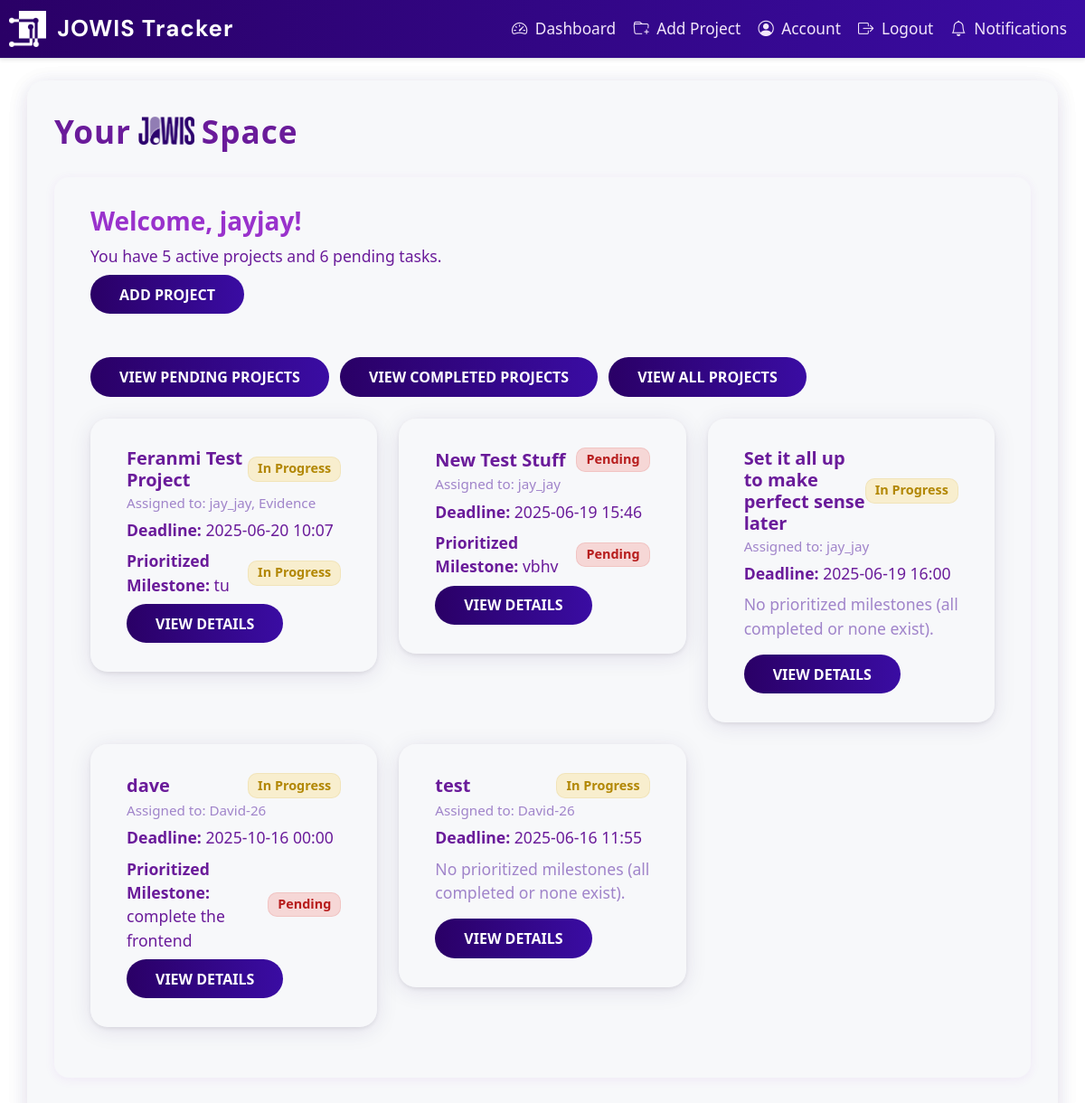
Page /dashboard (signed in) on the committed database.
### app/dbmodels.py (models this page shows, shortened)
class User(db.Model, UserMixin):
    id = db.Column(db.Integer, primary_key=True)
    username = db.Column(db.String(150), unique=True, nullable=False)
    email = db.Column(db.String(150), unique=True, nullable=False)
    password_hash = db.Column(db.String(150), nullable=False)
    tasks = db.relationship("Task", backref="assigned_to", cascade='all, delete-orphan',passive_deletes=True)
    role = db.Column(db.String(50), nullable=False, default="employee") # or admin
    must_change_password = db.Column(db.Boolean, default=True)
    projects = db.relationship(
        'Project',
        secondary=project_users,
        back_populates='users'
    )
    reset_code = db.Column(db.String(8), nullable=True)
    reset_code_expiry = db.Column(db.DateTime, nullable=True)

class Project(db.Model):
    id = db.Column(db.Integer, primary_key=True)
    title = db.Column(db.String(150), nullable=False)
    description = db.Column(db.Text, nullable=False)
    tasks = db.relationship("Task", backref="project", cascade="all, delete-orphan", passive_deletes=True)
    milestones = db.relationship("Milestone", backref="project", cascade="all, delete-orphan", passive_deletes=True)
    deadline = db.Column(db.DateTime, nullable=False, default = datetime.now(timezone.utc)) # default to current time in UTC
    status = db.Column(db.String(20), nullable=False, default="Pending")
    comment = db.Column(db.Text, nullable=True)
    users = db.relationship(
        'User',
        secondary=project_users,
        back_populates='projects'
    )

class Milestone(db.Model):
    id = db.Column(db.Integer, primary_key=True)
    name = db.Column(db.String(140), nullable=False)
    deadline = db.Column(db.DateTime, nullable=False)
    project_id = db.Column(db.Integer, db.ForeignKey("project.id", ondelete="CASCADE"), nullable=False) # ondelete="CASCADE" ensures that if a project is deleted, its milestones are also deleted
    tasks = db.relationship("Task", backref="milestone", lazy="dynamic")
    status = db.Column(db.String(20), nullable=False, default="Pending")

### app/routes.py (the view)
@main.route("/dashboard")
@login_required
def dashboard():
    show_completed = request.args.get('show_completed')
    show_all = request.args.get('show_all')
    show_pending = request.args.get('show_pending')
    if show_all:
        if current_user.role == "admin":
            projects = Project.query.all()
        else:
            projects = current_user.projects
    elif show_completed:
        if current_user.role == "admin":
            projects = Project.query.filter_by(status='Completed').all()
        else:
            projects = [p for p in current_user.projects if p.status == 'Completed']
    elif show_pending:
        if current_user.role == "admin":
            projects = Project.query.filter(Project.status != 'Completed').all()
        else:
            projects = [p for p in current_user.projects if p.status != 'Completed']
    else:
        if current_user.role == "admin":
            projects = Project.query.filter(Project.status != 'Completed').all()
        else:
            projects = [p for p in current_user.projects if p.status != 'Completed']
    pending_invites = ProjectInvite.query.filter_by(email=current_user.email, accepted=False).all()
    if current_user.role == "admin":
        active_count = Project.query.filter(Project.status != 'Completed').count()
        pending_tasks = Milestone.query.filter(Milestone.status != 'Completed').count()
    else:
        active_count = len([p for p in current_user.projects if p.status != 'Completed'])
        pending_tasks = sum(
            1 for p in current_user.projects for m in p.milestones if m.status != 'Completed'
        )
    return render_template(
        "dashboard.html",
        projects=projects,
        pending_invites=pending_invites,
        active_count=active_count,
        pending_tasks=pending_tasks
    )

### app/__init__.py (called while the page is built)
def create_app():
    app= Flask(__name__)
    app.config.from_object("config.Config") # load app config from config.py
    db.init_app(app)
    migrate.init_app(app, db)
    login_manager.init_app(app)
    mail.init_app(app)
    scheduler.init_app(app)
    scheduler.start()
    from . import jobs  # <-- Import jobs to register them
    from .admin import init_admin
    init_admin(app)
    login_manager.login_view = "main.login"
    login_manager.login_message_category ="info"
    from .dbmodels import User
    @login_manager.user_loader
    def load_user(user_id):
        return User.query.get(int(user_id))
    from .routes import main
    app.register_blueprint(main)
    @app.errorhandler(403)
    def forbidden(e):
        return render_template("403.html"), 403
    return app

### app/templates/dashboard.html (shortened to what this page needs)
{% extends "base.html" %} {% block content %}
<div class="container mt-4">
  <div class="d-flex align-items-center mb-4" style="gap: 0.5rem;">
    <span class="dashboard-header" style="margin-bottom: 0;">Your</span>
    <img
      src="{{ url_for('static', filename='img/Jowis.png') }}"
      alt="Jowis Logo"
      style="height: 2.2rem; width: auto; margin-bottom: 0.2rem;"
    />
    <span class="dashboard-header" style="margin-bottom: 0;">Space</span>
  </div>
  <div class="dashboard-info mb-4">
    <h3 class="text-lg font-bold">Welcome, {{ current_user.username }}!</h3>
    <p class="text-sm text-blue-700">
      You have {{ active_count }} active {{ 'project' if active_count == 1 else
      'projects' }} and {{ pending_tasks }} pending {{ 'task' if pending_tasks
      == 1 else 'tasks' }}.
    </p>
    <a href="{{ url_for('main.add_project') }}" class="btn btn-primary mb-4"
      >Add Project</a
    >
    <div class="flex flex-wrap gap-4 mt-4 mb-4">
      <a
        href="{{ url_for('main.dashboard', show_pending=1) }}"
        class="btn btn-outline-secondary"
        >View Pending Projects</a
      >
      <a
        href="{{ url_for('main.dashboard', show_completed=1) }}"
        class="btn btn-outline-success ms-2"
        >View Completed Projects</a
      >
      <a
        href="{{ url_for('main.dashboard', show_all=1) }}"
        class="btn btn-outline-primary ms-2"
        >View All Projects</a
      >
    </div>
    <div class="row">
      {% for project in projects %}
      <div class="col-md-4">
        <div class="card mb-4 shadow-sm">
          <div class="card-body">
            <div class="d-flex justify-content-between align-items-center mb-2">
              <h5 class="card-title mb-0">{{ project.title }}</h5>
              {% if project.status == 'Completed' %}
                <span class="badge bg-success">{{ project.status }}</span>
              {% elif project.status == 'Pending' %}
                <span class="badge bg-danger">{{ project.status }}</span>
              {% elif project.status == 'In Progress' %}
                <span class="badge bg-warning text-dark">{{ project.status }}</span>
              {% else %}
                <span class="badge bg-secondary">Unknown</span>
              {% endif %}
            </div>
            <h6 class="card-subtitle mb-2 text-muted">
              Assigned to: {% for user in project.users %} {{ user.username }}{% if not loop.last %}, {% endif %} {% endfor %}
            </h6>
            <p>
              <strong>Deadline:</strong> {{ project.deadline.strftime('%Y-%m-%d %H:%M') if project.deadline else 'N/A' }}
            </p>
            {% set incomplete_milestones = project.milestones |
            selectattr('status', 'ne', 'Completed') | sort(attribute='deadline')
            | list %} {% if incomplete_milestones %} {% set urgent =
            incomplete_milestones[0] %}
            <div class="d-flex justify-content-between align-items-center">
              <p class="mb-0">
                <strong>Prioritized Milestone:</strong> {{ urgent.name }}
              </p>
              {% if urgent.status == 'Pending' %}
                <span class="badge bg-danger ms-2">{{ urgent.status }}</span>
              {% elif urgent.status == 'In Progress' %}
                <span class="badge bg-warning text-dark ms-2">{{ urgent.status }}</span>
              {% else %}
                <span class="badge bg-secondary ms-2">Unknown</span>
              {% endif %}
            </div>
            {% else %}
            <p class="text-muted">
              No prioritized milestones (all completed or none exist).
            </p>
            {% endif %}
            <a
              href="{{ url_for('main.project_detail', project_id=project.id) }}"
              class="btn btn-primary btn-sm mt-2"
              >View Details</a
            >
          </div>
        </div>
      </div>
      {% endfor %}
    </div>
  </div>
  {% endblock %}

### app/static/style.css (style rules this page uses)
body { background: #fff !important; font-family: "Segoe UI", Tahoma, Geneva, Verdana, sans-serif; color: #333; margin: 0; padding: 0; }
.card, .card-body, .card-header.bg-primary, .signup-container, .signup-container-1, .form-container, .container-login, .container-signup { background: #f7f8fa !important; border-radius: 1.2rem; box-shadow: 0 4px 24px rgba(42, 0, 102, 0.08); border: none; }
.btn, input[type="submit"], .submit, .btn-primary, .btn-outline-primary, .button { background: linear-gradient(90deg, #2a0066 0%, #3a0ca3 100%); color: #fff !important; border: none; transition: background 0.2s; }
body, body.bg-light, body.bg-gradient, body.bg-purple, body.bg-pink { background: #fff !important; }
.dashboard-info { background: #f0f4ff !important; border-radius: 1rem; padding: 2rem 2.5rem; margin-bottom: 2rem; box-shadow: 0 2px 12px rgba(33, 150, 243, 0.08); }
.container, .container-login, .container-signup, .signup-container, .signup-container-1, .form-container { background: #f7f8fa !important; box-shadow: 0 4px 24px rgba(42, 0, 102, 0.08); border-radius: 1.2rem; }
body { font-family: "Segoe UI", Tahoma, Geneva, Verdana, sans-serif; background-color: #f0f2f5; margin: 0; }
a { color: #007bff; text-decoration: none; }
body { background-color: #f2f2f2; font-family: Arial, sans-serif; margin: 0; }
body { background-color: #f4f6f8; font-family: "Segoe UI", Tahoma, Geneva, Verdana, sans-serif; color: #333; margin: 0; padding: 0; }
.container { padding: 30px; border-radius: 12px; }
body { font-family: "Segoe UI", Tahoma, Geneva, Verdana, sans-serif; background-color: #f4f6f8; margin: 0; }
.dashboard-header { font-size: 2.2rem; font-weight: 700; color: #1a237e; letter-spacing: 1px; margin-bottom: 1.5rem; }
.dashboard-info { background: linear-gradient(90deg, #e3f2fd 0%, #bbdefb 100%); border-radius: 1rem; padding: 2rem 2.5rem; margin-bottom: 2rem; box-shadow: 0 2px 12px rgba(33, 150, 243, 0.08); }
.dashboard-info h3 { color: #1565c0; font-weight: 600; margin-bottom: 0.5rem; }
.dashboard-info p { color: #1976d2; font-size: 1.1rem; margin-bottom: 0.5rem; }
.card { border: none; border-radius: 1rem; box-shadow: 0 2px 12px rgba(33, 150, 243, 0.08); transition: transform 0.15s, box-shadow 0.15s; background: #fff; }
.card-title { color: #880da1; font-weight: 600; }
.card-subtitle { color: #546e7a; font-size: 0.95rem; }
.badge { align-items: center; font-size: 0.9em; padding: 0.4em 0.7em; border-radius: 0.7em; }
.btn-primary, .btn-outline-primary { background: linear-gradient(90deg, #ad19d2 0%, #9042f5 100%); border: none; color: #fff; font-weight: 500; transition: background 0.2s; }
.btn-outline-secondary, .btn-outline-success { border-radius: 2em; font-weight: 500; }
.text-muted { color: #90a4ae !important; }
body { background: linear-gradient(120deg, #e3e6fd 0%, #cebbfb 100%); }
.card { border-radius: 1.2rem; box-shadow: 0 4px 24px rgba(33, 150, 243, 0.1); border: none; background: #fff; }
.card-body { padding: 2rem 2.5rem; }
.btn, input[type="submit"] { border-radius: 2em; font-weight: 600; padding: 0.6em 2em; background: linear-gradient(90deg, #5d19d2 0%, #7842f5 100%); color: #fff; border: none; transition: background 0.2s; }

### rows in the picture
User: username "jayjay"
Project: title "Feranmi Test Project", status "In Progress", deadline "2025-06-20 10:07"
User: username "jay_jay"
User: username "Evidence"
Milestone: name "tu", status "In Progress"
Project: title "New Test Stuff", status "Pending", deadline "2025-06-19 15:46"
Milestone: name "vbhv", status "Pending"
Project: title "Set it all up to make perfect sense later", status "In Progress", deadline "2025-06-19 16:00", shows "No prioritized milestones (all completed or none exist)."
Project: title "dave", status "In Progress", deadline "2025-10-16 00:00"
User: username "David-26"
Milestone: name "complete the frontend", status "Pending"
Project: title "test", status "In Progress", deadline "2025-06-16 11:55", shows "No prioritized milestones (all completed or none exist)."

### other values in the picture
{{ active_count }} "5"
{{ 'project' if active_count == 1 else
      'projects' }} "projects"
{{ pending_tasks }} "6"
{{ 'task' if pending_tasks
      == 1 else 'tasks' }} "tasks"
